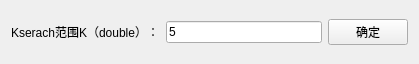
<?xml version="1.0" encoding="UTF-8"?>
<ui version="4.0">
 <class>QResampling</class>
 <widget class="QSubDialogBase" name="QResampling">
  <property name="geometry">
   <rect>
    <x>0</x>
    <y>0</y>
    <width>419</width>
    <height>64</height>
   </rect>
  </property>
  <property name="windowTitle">
   <string>最小二乘平滑</string>
  </property>
  <layout class="QGridLayout" name="gridLayout_2">
   <item row="0" column="2">
    <widget class="QPushButton" name="pushButton">
     <property name="text">
      <string>确定</string>
     </property>
    </widget>
   </item>
   <item row="0" column="1">
    <widget class="QLineEdit" name="lineEdit">
     <property name="text">
      <string>5</string>
     </property>
    </widget>
   </item>
   <item row="0" column="0">
    <widget class="QLabel" name="label">
     <property name="text">
      <string>Kserach范围K（double）：</string>
     </property>
    </widget>
   </item>
  </layout>
 </widget>
 <layoutdefault spacing="6" margin="11"/>
 <customwidgets>
  <customwidget>
   <class>QSubDialogBase</class>
   <extends>QWidget</extends>
   <header>qsubdialogbase.h</header>
   <container>1</container>
  </customwidget>
 </customwidgets>
 <resources/>
 <connections>
  <connection>
   <sender>pushButton</sender>
   <signal>clicked()</signal>
   <receiver>QResampling</receiver>
   <slot>on_click()</slot>
   <hints>
    <hint type="sourcelabel">
     <x>366</x>
     <y>29</y>
    </hint>
    <hint type="destinationlabel">
     <x>468</x>
     <y>31</y>
    </hint>
   </hints>
  </connection>
 </connections>
 <slots>
  <slot>on_click()</slot>
 </slots>
</ui>
